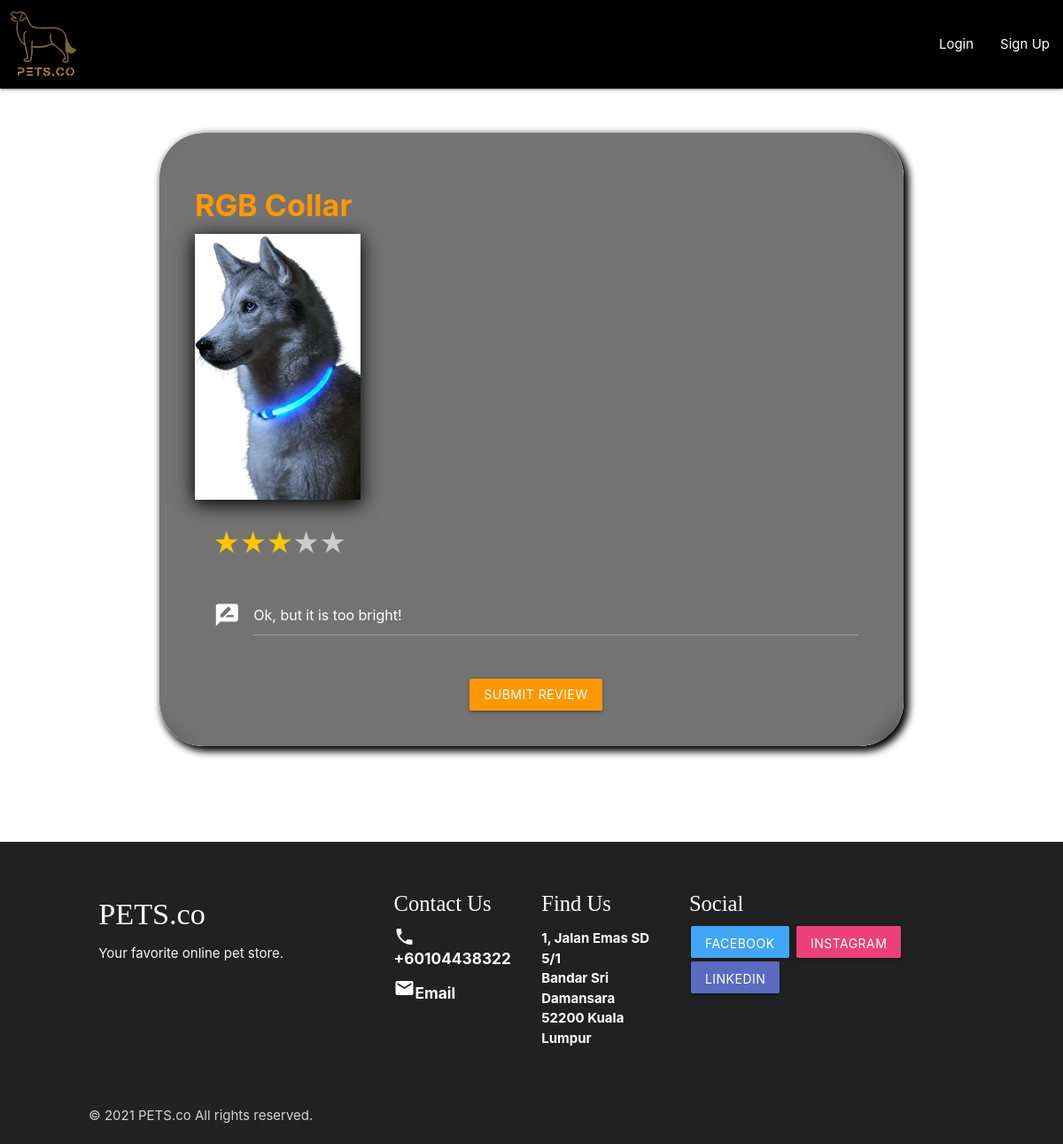
/review.php?review_item=22, run on the app's committed database.
### tables this page shows
CREATE TABLE `items` (
  `ItemID` int(11) NOT NULL,
  `Name` varchar(64) NOT NULL,
  `Brand` varchar(64) NOT NULL,
  `Description` varchar(512) NOT NULL,
  `Category` int(11) NOT NULL,
  `SellingPrice` float NOT NULL,
  `QuantityInStock` int(11) NOT NULL,
  `Image` varchar(512) NOT NULL
);

CREATE TABLE `orderitems` (
  `OrderItemID` int(11) NOT NULL,
  `OrderID` int(11) NOT NULL,
  `ItemID` int(11) NOT NULL,
  `Price` varchar(64) NOT NULL,
  `Quantity` int(11) NOT NULL,
  `AddedDatetime` datetime NOT NULL,
  `Feedback` varchar(512) DEFAULT NULL,
  `Rating` int(11) DEFAULT NULL
);

### includes/review.inc.php (called while the page is built, shortened)
<?php
function CheckReviewAvailable($conn, $orderItemID)
{
  $sql = "SELECT Feedback FROM OrderItems WHERE OrderItemID = $orderItemID";
  $result = $conn->query($sql) or die($conn->error);
  $row = $result->fetch_assoc();
  $feedback = $row["Feedback"];
  if ($feedback != NULL) { return $feedback; }
  else return "Leave your comment.";
}

### review.php (the view, shortened to what this page needs)
<!DOCTYPE html>
<html lang="en">
<?php
  include "header.php";
  require_once "includes/utils/dbhandler.php";
  $orderItemID = $_GET["review_item"];
  require_once "includes/review.inc.php";
  if (isset($orderItemID))
  {
    $sql = "SELECT I.Image, I.Name from Items I, OrderItems O, Items WHERE O.OrderItemID = $orderItemID AND I.ItemID = O.ItemID";
    $result = $conn->query($sql) or die($conn->error);
    $row = $result->fetch_assoc();
    $image = $row["Image"];
    $name = $row["Name"];
  }
?>
<link href="stylesheet" href="rating_stars.css">
<div class="container" style="margin-top: 50px;">
  <div class="rounded-card-parent">
    <div class="card rounded-card">
      <h4 class="orange-text bold"><?php echo($name) ?></h4>
      <div class="col s4">
        <img class="shadow-img" src="images/<?php echo($image); ?>"
          style="max-height: 300px; max-width: 300px;">
      </div>
      <form action="review.php?review_item=<?php echo($orderItemID); ?>" method="POST" style="padding-left: 10px;">
        <div class="row" style="padding-top: 20px;">
          <div class="rate">
            <label for="star5" title="5 Stars">5 stars</label>
            <label for="star4" title="4 Stars">4 stars</label>
            <label for="star3" title="3 Stars">3 stars</label>
            <label for="star2" title="2 Stars">2 stars</label>
            <label for="star1" title="1 Star">1 star</label>
          </div>
        </div>
        <div class="row">
          <div class="input-field col s12 white-text">
            <i class="material-icons prefix">rate_review</i>
            <textarea id="review" class="materialize-textarea white-text" data-length="250"
              name="review"><?php echo(CheckReviewAvailable($conn, $orderItemID));?></textarea>
          </div>
          </div>
          <div class="container center-align">
            <input class="btn orange" type="submit" name="submit" value="Submit Review">
          </div>
        </div>
        </div>
    </div>
  </div>
<?php include "footer.php"; ?>

### static/css/base.css (style rules this page uses)
html { height: 100%; background-repeat: no-repeat; }
body { height: 100%; animation-name: backgroundColorPalette; background-blend-mode: luminosity; animation-duration: 5s; animation-iteration-count: infinite; animation-direction: alternate; animation-timing-function: linear; }
body::before { background: url('admin_background.jpg'); background-repeat: no-repeat; background-size: cover; background-attachment: fixed; filter: grayscale(); }
.shadow-img { box-shadow: 0px 4px 20px 1px black; }

### static/css/cards.css (style rules this page uses)
.rounded-card-parent { box-shadow: black 4px 4px 8px 2px; border-radius: 50px; transition: 0.3s cubic-bezier(0.8, 0, 0.2, 1); }
.rounded-card { color: white; padding: 40px; clip-path: inset(0px 0px round 50px 50px); background-color: rgba(56, 56, 56, 0.7); backdrop-filter: blur(10px); transition: 0.3s cubic-bezier(0.8, 0, 0.2, 1); }

### static/css/rating_stars.css (style rules this page uses)
.rate { float: left; height: 46px; padding: 0 10px; }
.rate:not(:checked) > label { float:right; width:1em; overflow:hidden; white-space:nowrap; cursor:pointer; font-size:30px; color:#ccc; }
.rate:not(:checked) > label:before { content: '★ '; }
.rate > input:checked ~ label { color: #ffc700; }

### data on the page
items: Name "RGB Collar", Image (picture)
orderitems: review "Ok, but it is too bright!"
